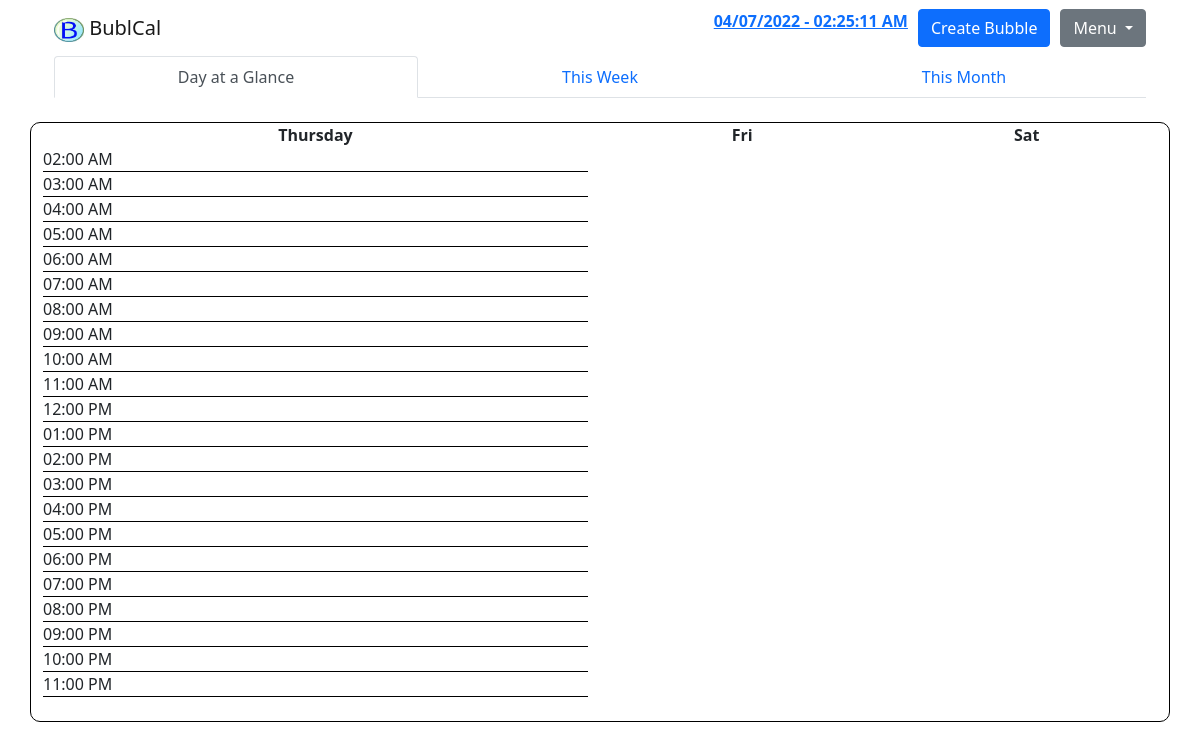
Before: /app/glance/ (signed in) with the older database file.
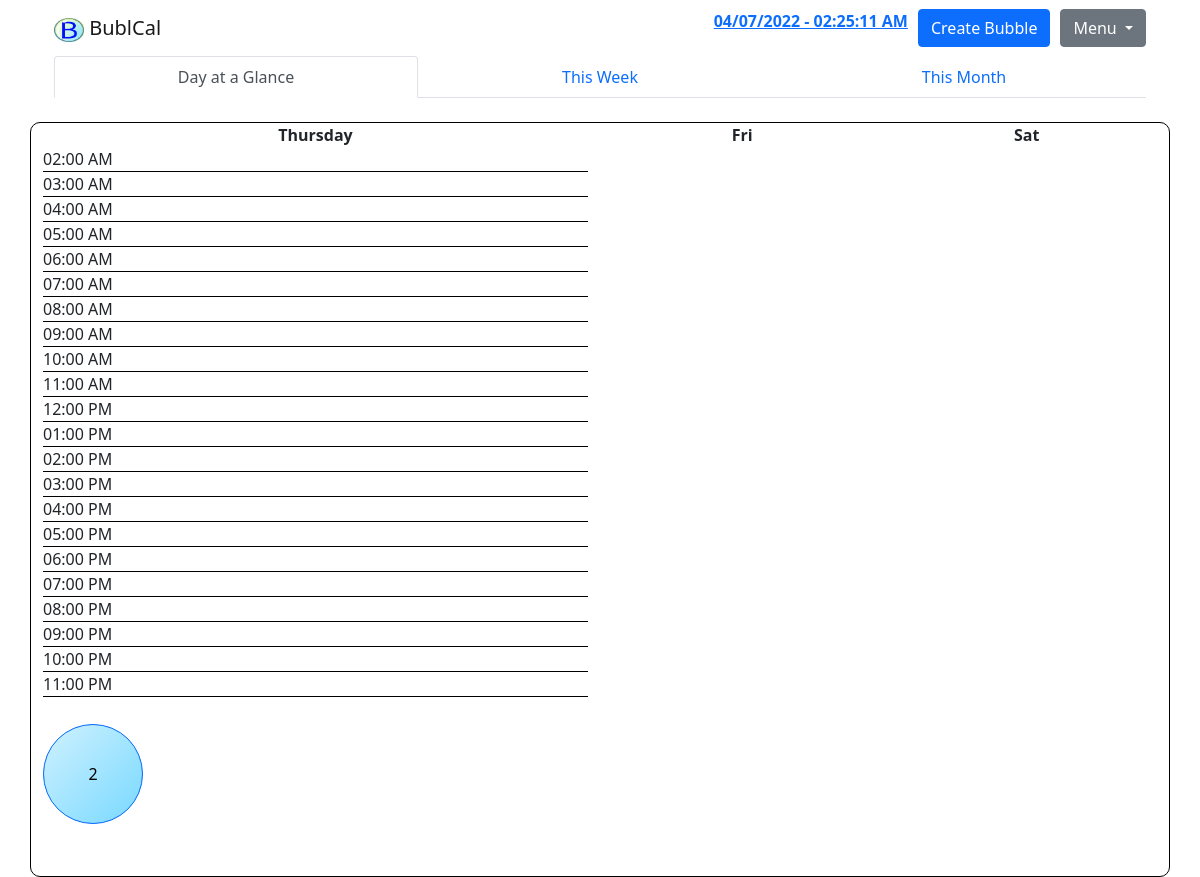
After: the same page with the newer database file.
### app/models.py (models this page shows)
class Bubl(models.Model):
    email = models.ForeignKey(UserData, on_delete=models.CASCADE);
    name = models.CharField(max_length=32);
    note = models.CharField(max_length=32);
    date = models.DateField();
    time = models.TimeField(auto_now=False, auto_now_add=False);
    length = models.IntegerField();

### app/views.py (the view, shortened to what this page needs)
# urls.py: path('glance/',             views.glance,       name="glance-view"),
def glance(request):
    result = bublcal_lib.verifyLogin(request);
    if(not result[0]):
        return redirect("index");
    user = result[1];
    bublcal_lib.timeCheck(user)
    today       = datetime.date.today();
    tomorrow    = datetime.date.today() + datetime.timedelta(1);
    overmorrow  = datetime.date.today() + datetime.timedelta(2);
    todayName      = DAY_NAMES[today.weekday()][0];         # Long name
    tomorrowName   = DAY_NAMES[tomorrow.weekday()][1];      # Short name
    overmorrowName = DAY_NAMES[overmorrow.weekday()][1];    # Short name
    currentTime = datetime.datetime.today().time();
    currentHour = currentTime.hour;
    timeSlots = [[currentHour, currentTime.replace(minute=0).strftime("%I:%M %p"), []]];
    todayTime = datetime.datetime.today();
    for i in range(currentHour + 1, 24):
        newT = todayTime;
        newT = newT.replace(hour=i, minute=0);
        timeSlots.append([i, newT.strftime("%I:%M %p"), []]);
    bubls = bublcal_lib.getUserBubbles(user);
    todaysBubls = [];
    tomorrowTasks = 0;
    overmorrowTasks = 0;
    if(bubls != None):
        for bubl in bubls:
            day = bubl.date.day;
            if(day == tomorrow.day):
                tomorrowTasks += 1;
            if(day == overmorrow.day):
                overmorrowTasks += 1;
            if(day == today.day):
                for time in timeSlots:
                    if(time[0] == bubl.time.hour):
                        if len(time[2]) == 0:
                            time[2].append(bubl);
    args = {
                "loggedIn"  : True,
                "today"     : today,
                "tomorrow"  : tomorrow,
                "overmorrow": overmorrow,
                "today_name"        : todayName,
                "tomorrow_name"     : tomorrowName,
                "overmorrow_name"   : overmorrowName,
                "timeSlots"         : timeSlots,
                "tomorrowTasks"     : range(tomorrowTasks),
                "overmorrowTasks"   : range(overmorrowTasks),
            };
    return render(request, "glance.html", args);

### app/bublcal_lib.py (called while the page is built)
def verifyLogin(request):
    session = request.session;
    if("email" in session):
        if(session["email"] != None):
            email = session["email"]
            return [True, email];
    return [False, None];

def getUserObject(email):
    for user in UserData.objects.all():
        if(user.email == email):
            return user; # Object found
    return None; # No object found

def getUserBubbles(email):
    user = getUserObject(email);
    if(user == None):
        return None;
    bubls = [];
    for bubl in Bubl.objects.all():
        if(bubl.email.email == email):
            bubls.append(bubl);
    return bubls;

def timeCheck(email):
    user = getUserObject(email)
    if(user == None):
        return False
    for bubl in Bubl.objects.all():
        if bubl.email.email == email:
            if bubl.date == datetime.date.today():
                if bubl.time <= datetime.datetime.now().time():
                    bubl.time = (datetime.datetime.now() + datetime.timedelta(hours=2)).time()
                    bubl.save()
            if bubl.date < datetime.date.today():
                bubl.date = datetime.date.today() + datetime.timedelta(1)
                bubl.save()

### app/templates/glance.html (shortened to what this page needs)
{% extends "base.html" %}
{% load static %}
{% block content %}
    <span class="container pt-4"></span>
    <div class="container container-glance">
        <div class="row">
            <div class="col-6 d-flex justify-content-center fw-bold">{{ today_name }}</div>
            <div class="col d-flex justify-content-center fw-bold">{{ tomorrow_name }}</div>
            <div class="col d-flex justify-content-center fw-bold">{{ overmorrow_name }}</div>
        </div>
        <div class="row">
            <div class="col-6">
                {% for slot in timeSlots %}
                    <div class="timeslot">{{slot.1}}</div>
                    {% for bubl in slot.2 %}
                        <button type="button" class="btn btn-primary bubble" data-bs-toggle="modal" data-bs-target="#bubl-{{bubl.id}}" title="At {{bubl.time}}">
                            {{ bubl.name }}
                        </button>
                    {% endfor %}
                {% endfor %}
                <br>
            </div>
            <div class="col">
            </div>
            <div class="col">
            </div>
        </div>
    </div>
{% endblock content %}

Changed rows visible on the page:
added Bubl: name "2"
